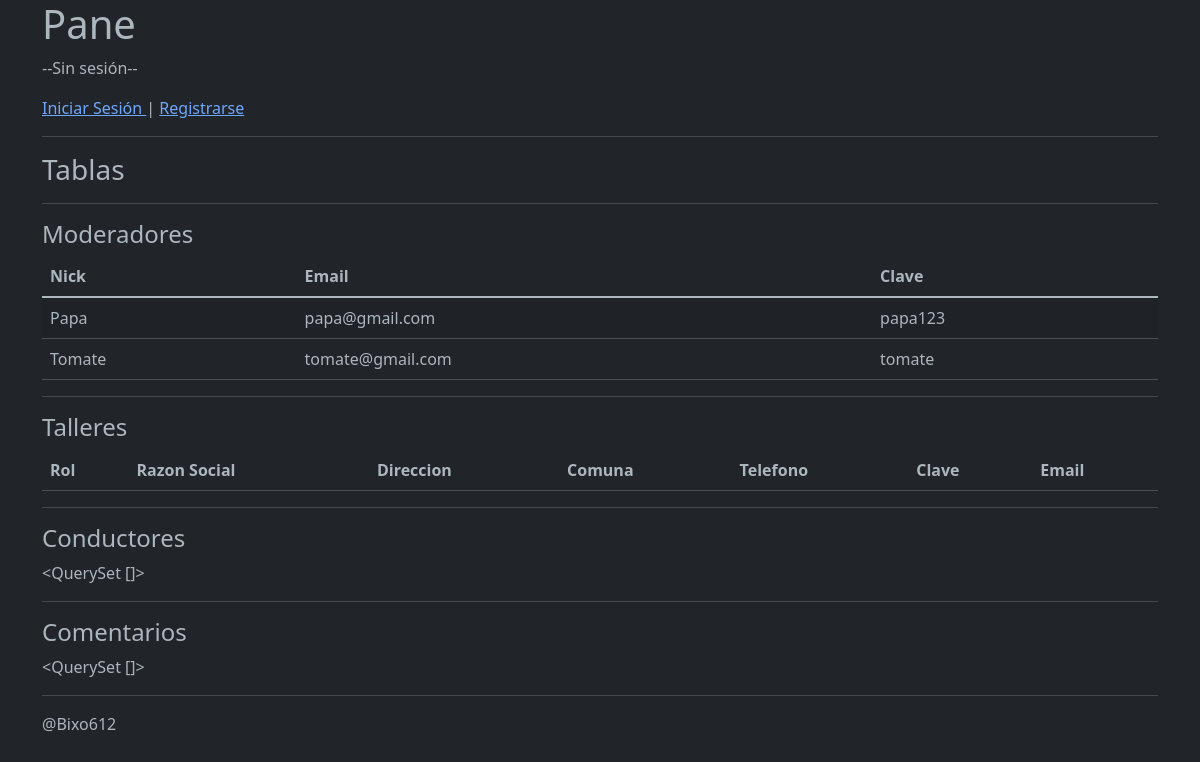
The page /Tablas on the database as committed earlier.
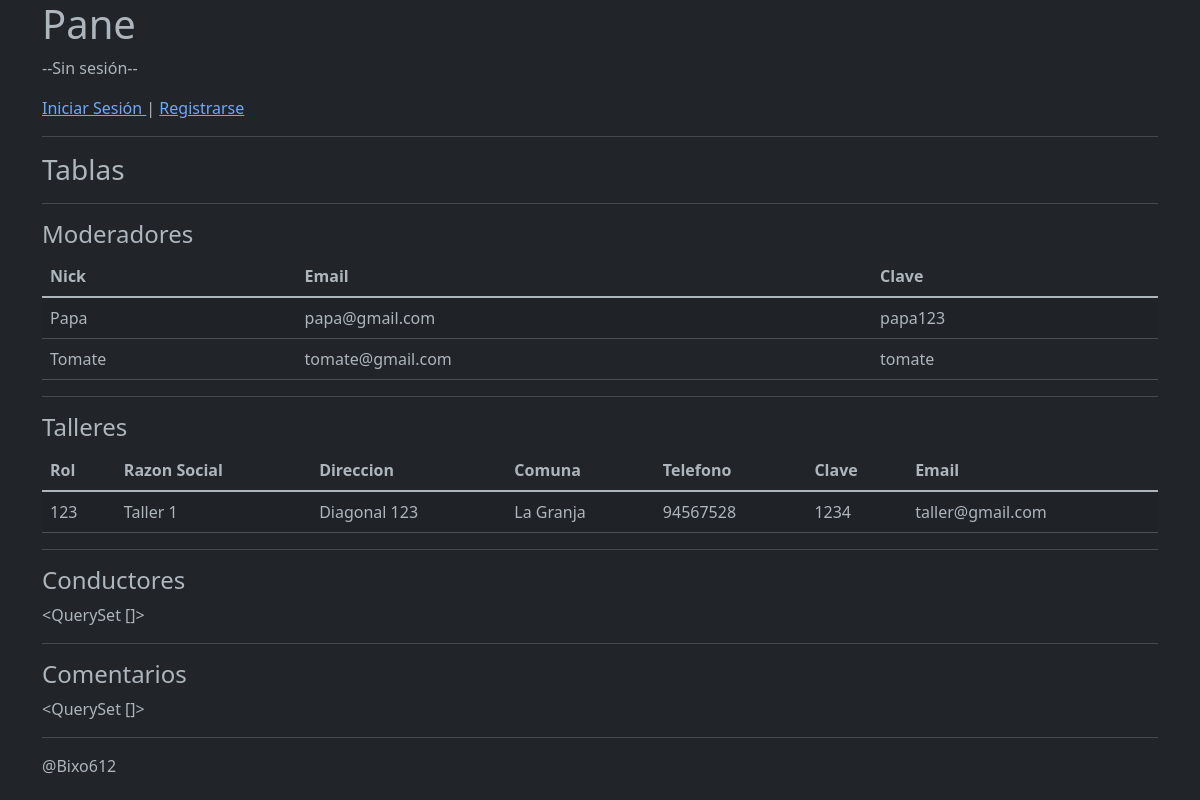
The same page on the database as committed later.
### Pane/models.py (models this page shows)
class Moderador(models.Model):
    nick    = models.CharField(max_length=100, primary_key=True)
    email   = models.EmailField()
    clave   = models.CharField(max_length=100)

class Taller(models.Model):
    rol             = models.CharField(primary_key=True, max_length=10)
    razon_social    = models.CharField(max_length=100)
    direccion       = models.CharField(max_length=200)
    comuna          = models.CharField(max_length=100)
    telefono        = models.CharField(max_length=20)
    clave           = models.CharField(max_length=100)
    email           = models.EmailField()

### Pane/views.py (the view)
# urls.py: path('Tablas', views.irTablas),
def irTablas(request):
    ta = Taller.objects.all()
    cl = Cliente.objects.all()
    co = Comentario.objects.all()
    mo = Moderador.objects.all()
    return render(request, 'tablas.html', {'ta': ta, 'cl': cl, 'mo': mo, 'co': co})

### Pane/templates/tablas.html (shortened to what this page needs)
{% extends "base.html" %}
{% block body %}
<h3>Tablas</h3>
<hr>
<h4>Moderadores</h4>
<table class="table table-striped">
    <thead>
        <tr>
            <th>Nick</th>
            <th>Email</th>
            <th>Clave</th>
        </tr>
    </thead>
    <tbody class="table-group-divider">
        {% for mo in mo %}
        <tr>
            <td>{{mo.nick}}</td>
            <td>{{mo.email}}</td>
            <td>{{mo.clave}}</td>
        </tr>
        {% endfor %}
    </tbody>
</table>
<hr>
<h4>Talleres</h4>
<table class="table table-striped">
    <thead>
        <tr>
            <th>
                Rol
            </th>
            <th>
                Razon Social
            </th>
            <th>
                Direccion
            </th>
            <th>
                Comuna
            </th>
            <th>
                Telefono
            </th>
            <th>
                Clave
            </th>
            <th>
                Email
            </th>
        </tr>
    </thead>
    <tbody class="table-group-divider">
        {% for ta in ta %}
        <tr>
            <td>{{ta.rol}}</td>
            <td>{{ta.razon_social}}</td>
            <td>{{ta.direccion}}</td>
            <td>{{ta.comuna}}</td>
            <td>{{ta.telefono}}</td>
            <td>{{ta.clave}}</td>
            <td>{{ta.email}}</td>
        </tr>
        {% endfor %}
    </tbody>
</table>
<hr>
<h4>Conductores</h4>
<p>{{cl}}</p>
<hr>
<h4>Comentarios</h4>
<p>{{co}}</p>
{% endblock %}
{% block navegador%}{% include "navegador.html"%}{% endblock %}

Rows that differ between the two databases and show on the page:
added Taller: rol "123", razon_social "Taller 1", direccion "Diagonal 123", comuna "La Granja", telefono "94567528", clave "1234", email "taller@gmail.com"
